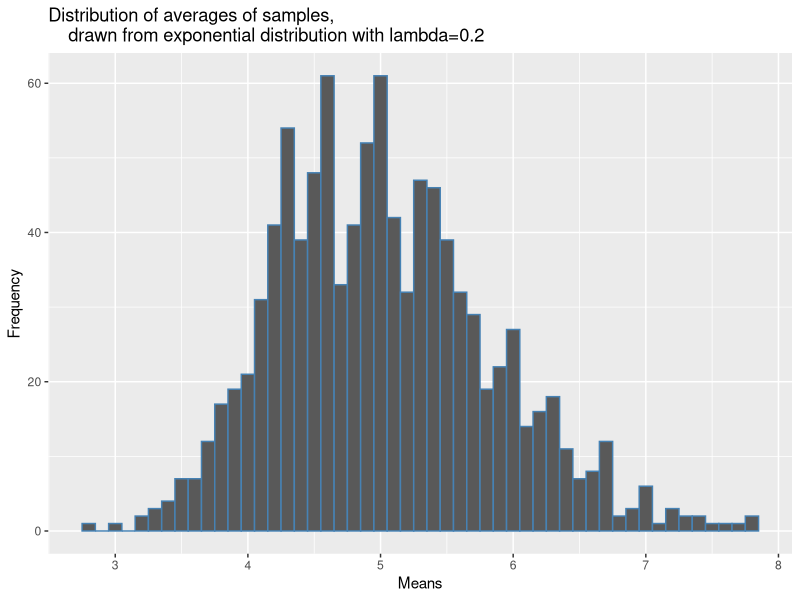
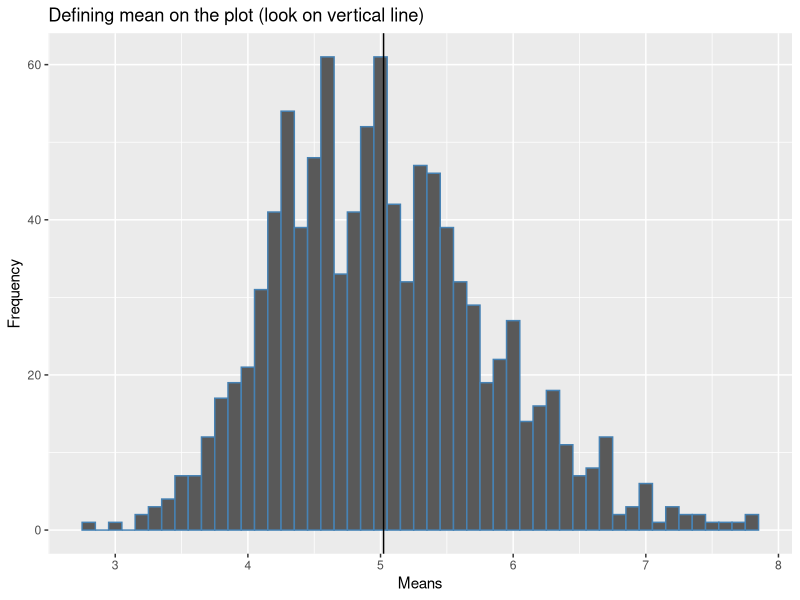
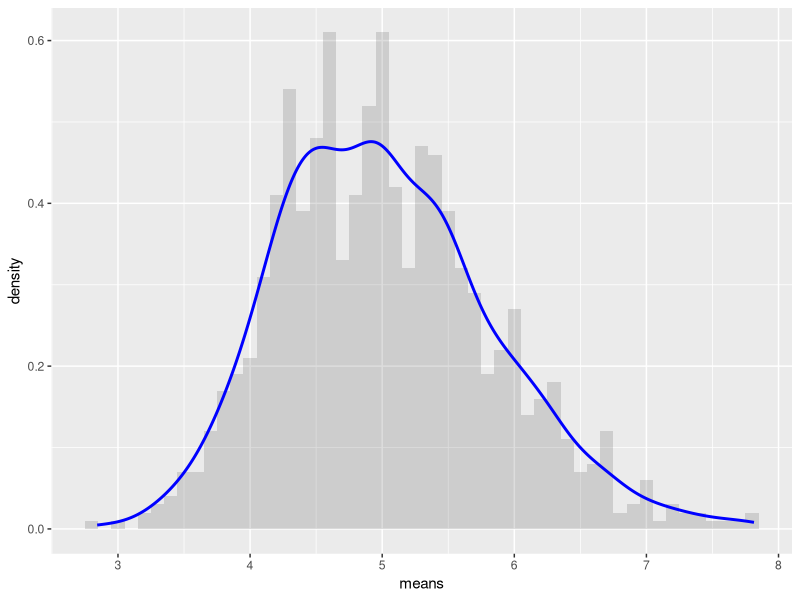

The R script that drew these images, in order:
## ---- chunk 1
# loading neccesary libraries
library(ggplot2) 

# set constants
lambda <- 0.2 # rate parameter for exponential distribution 
n <- 40 # number of exponetials
numberOfSimulations <- 1000 # number of simulations

# set the seed to create reproducability
set.seed(123456)

# creating matrix with observations
exponentialDistributions <- matrix(data=rexp(n * numberOfSimulations, 
                                             lambda), 
                                   nrow=numberOfSimulations)

# creating data frame with means of rows in the matrix
exponentialDistributionMeans <- data.frame(means=apply(exponentialDistributions, 1, mean))

# plotting the means
ggplot(data = exponentialDistributionMeans, aes(x = means)) + 
              geom_histogram(binwidth=0.1, color = "steelblue") + 
              labs(title = "Distribution of averages of samples,
    drawn from exponential distribution with lambda=0.2") + 
              labs(x = "Means") +
              labs(y = "Frequency")
## ---- chunk 2
# calculating theoretical mean $\mu$
mu <- 1 / lambda
mu
## ---- chunk 3
# calculating sample mean 
SampleMean <- mean(exponentialDistributionMeans$means)
SampleMean
## ---- chunk 4
# show sample mean on the plot
ggplot(data = exponentialDistributionMeans, aes(x = means)) + 
              geom_histogram(binwidth=0.1, color = "steelblue") + 
              labs(title = "Defining mean on the plot (look on vertical line) ") + 
              labs(x = "Means") +
              labs(y = "Frequency") + 
              geom_vline(xintercept = SampleMean)

## ---- chunk 5
sd <- 1/lambda/sqrt(n)
sd
## ---- chunk 6
Var <- sd^2
Var
## ---- chunk 7
sd_x <- sd(exponentialDistributionMeans$means)
sd_x

Var_x <- var(exponentialDistributionMeans$means)
Var_x
## ---- chunk 8
# plot the means
ggplot(data = exponentialDistributionMeans, aes(x = means)) + 
  geom_histogram(binwidth=0.1, aes(y=..density..), alpha=0.2) + 
  geom_density(colour="blue", size=1)
  
